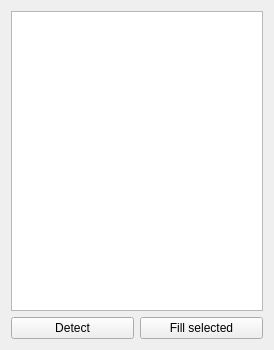
<?xml version="1.0" encoding="UTF-8"?>
<ui version="4.0">
 <class>HoleFillerControls</class>
 <widget class="QWidget" name="HoleFillerControls">
  <property name="geometry">
   <rect>
    <x>0</x>
    <y>0</y>
    <width>274</width>
    <height>350</height>
   </rect>
  </property>
  <property name="windowTitle">
   <string>controls</string>
  </property>
  <layout class="QVBoxLayout" name="verticalLayout">
   <item>
    <widget class="QTableWidget" name="tableWidget">
     <property name="minimumSize">
      <size>
       <width>0</width>
       <height>300</height>
      </size>
     </property>
     <property name="alternatingRowColors">
      <bool>true</bool>
     </property>
     <property name="selectionMode">
      <enum>QAbstractItemView::ExtendedSelection</enum>
     </property>
     <property name="selectionBehavior">
      <enum>QAbstractItemView::SelectRows</enum>
     </property>
     <attribute name="horizontalHeaderCascadingSectionResizes">
      <bool>true</bool>
     </attribute>
     <attribute name="horizontalHeaderDefaultSectionSize">
      <number>125</number>
     </attribute>
     <attribute name="horizontalHeaderHighlightSections">
      <bool>false</bool>
     </attribute>
    </widget>
   </item>
   <item>
    <layout class="QHBoxLayout" name="horizontalLayout">
     <item>
      <widget class="QPushButton" name="detect">
       <property name="text">
        <string>Detect</string>
       </property>
      </widget>
     </item>
     <item>
      <widget class="QPushButton" name="fillButton">
       <property name="text">
        <string>Fill selected</string>
       </property>
      </widget>
     </item>
    </layout>
   </item>
  </layout>
 </widget>
 <resources/>
 <connections/>
</ui>
